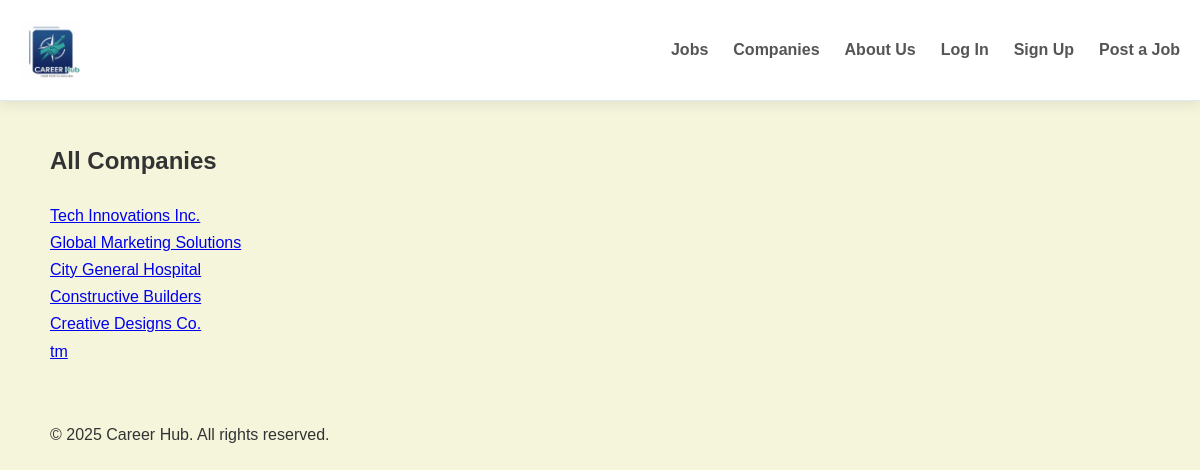
/companies/, run on the app's committed database.
### jobs/models.py (models this page shows, shortened)
class Job(models.Model):
    title = models.CharField(max_length=200)
    company = models.CharField(max_length=100)
    location = models.CharField(max_length=100)
    description = models.TextField()
    posted_date = models.DateTimeField(auto_now_add=True)

### jobs/views.py (the view)
# urls.py: path('companies/', views.company_list, name='company_list'),
def company_list(request):
    companies = Job.objects.values_list('company', flat=True).distinct()
    context = {
        'companies': companies
    }
    return render(request, 'jobs/company_list.html', context)

### jobs/templates/jobs/company_list.html (shortened to what this page needs)
{% load static %}
<!DOCTYPE html>
<html>
<head>
    <link rel="stylesheet" href="{% static 'css/style.css' %}">
</head>
<body>
    <header class="header">
        <a href="{% url 'job_list' %}" class="logo-link">
            <img src="{% static 'img/logo.png' %}" alt="Career Hub Logo" class="logo">
        </a>
        <nav class="nav">
            <ul>
                <li><a href="{% url 'job_list' %}">Jobs</a></li>
                <li><a href="{% url 'company_list' %}">Companies</a></li>
                <li><a href="#">About Us</a></li>
                {% if user.is_authenticated %}
                <li><a href="{% url 'dashboard' %}">Dashboard</a></li>
                <li><a href="{% url 'employer_dashboard' %}" class="post-job-btn">Post a Job</a></li>
                <li><a href="{% url 'logout' %}">Log Out</a></li>
                {% else %}
                <li><a href="{% url 'login' %}">Log In</a></li>
                <li><a href="{% url 'register' %}">Sign Up</a></li>
                <li><a href="{% url 'employer_dashboard' %}" class="post-job-btn">Post a Job</a></li>
                {% endif %}
            </ul>
        </nav>
    </header>
    <main class="container">
        <div class="company-list-page">
            <h2>All Companies</h2>
            <div class="company-grid">
                {% for company in companies %}
                <div class="company-item">
                    <a href="{% url 'company_detail' company %}">{{ company }}</a>
                </div>
                {% empty %}
                <p>No companies found.</p>
                {% endfor %}
            </div>
        </div>
    </main>
    <footer>
        <div class="container">
            <p>&copy; 2025 Career Hub. All rights reserved.</p>
        </div>
    </footer>
</body>
</html>

### static/css/style.css (style rules this page uses)
body { font-family: 'Poppins', sans-serif; line-height: 1.7; margin: 0; padding: 0; background-color: #f5f5dc; color: #333; }
.container { max-width: 1100px; margin: 0 auto; padding: 20px; }
.header { display: flex; justify-content: space-between; align-items: center; padding: 20px; background-color: #ffffff; box-shadow: 0 4px 12px rgba(0, 0, 0, 0.08); border-bottom: 1px solid #e1e8f0; }
.nav ul { list-style: none; margin: 0; padding: 0; display: flex; gap: 25px; }
.nav a { text-decoration: none; color: #555; font-weight: 600; transition: color 0.3s ease, transform 0.2s ease; }
.logo { height: 60px; width: auto; }
.logo-link { display: block; line-height: 0; }

### data on the page
Job: company "Tech Innovations Inc."
Job: company "Global Marketing Solutions"
Job: company "City General Hospital"
Job: company "Constructive Builders"
Job: company "Creative Designs Co."

### other printed values
{{ company }} "tm"
